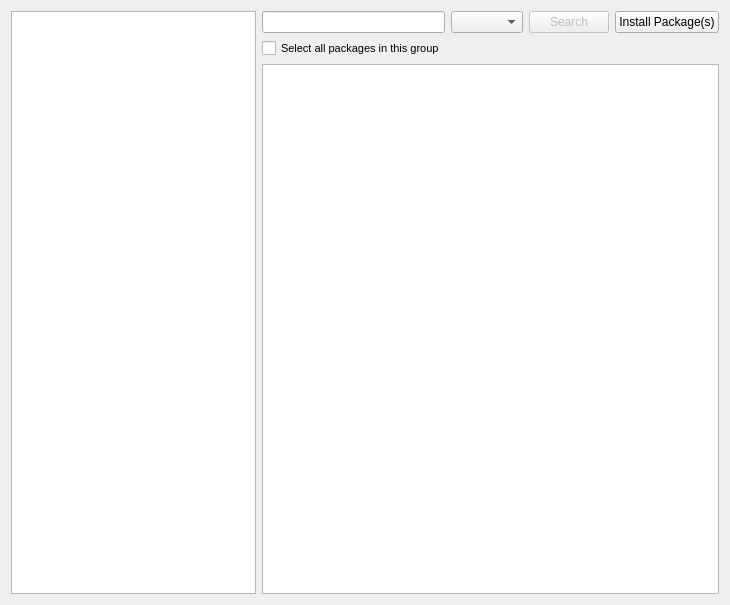
<?xml version="1.0" encoding="UTF-8"?>
<ui version="4.0">
 <class>MainWidget</class>
 <widget class="QWidget" name="MainWidget">
  <property name="geometry">
   <rect>
    <x>0</x>
    <y>0</y>
    <width>730</width>
    <height>605</height>
   </rect>
  </property>
  <property name="windowTitle">
   <string>Form</string>
  </property>
  <layout class="QGridLayout" name="gridLayout">
   <item row="0" column="0" rowspan="3">
    <layout class="QVBoxLayout" name="verticalLayout">
     <property name="spacing">
      <number>2</number>
     </property>
     <item>
      <widget class="GroupList" name="groupList">
       <property name="sizePolicy">
        <sizepolicy hsizetype="Fixed" vsizetype="Expanding">
         <horstretch>0</horstretch>
         <verstretch>0</verstretch>
        </sizepolicy>
       </property>
       <property name="minimumSize">
        <size>
         <width>230</width>
         <height>0</height>
        </size>
       </property>
       <property name="maximumSize">
        <size>
         <width>260</width>
         <height>16777215</height>
        </size>
       </property>
       <property name="whatsThis">
        <string>Category Panel</string>
       </property>
      </widget>
     </item>
    </layout>
   </item>
   <item row="0" column="1">
    <widget class="KLineEdit" name="searchLine">
     <property name="whatsThis">
      <string>Search Bar</string>
     </property>
     <property name="clickMessage">
      <string>Click to search</string>
     </property>
     <property name="showClearButton" stdset="0">
      <bool>true</bool>
     </property>
    </widget>
   </item>
   <item row="0" column="3">
    <widget class="QPushButton" name="searchButton">
     <property name="enabled">
      <bool>false</bool>
     </property>
     <property name="whatsThis">
      <string>Search Button</string>
     </property>
     <property name="text">
      <string>Search</string>
     </property>
    </widget>
   </item>
   <item row="0" column="4">
    <widget class="QPushButton" name="actionButton">
     <property name="whatsThis">
      <string>Action Button for current states action</string>
     </property>
     <property name="text">
      <string>Install Package(s)</string>
     </property>
    </widget>
   </item>
   <item row="1" column="1">
    <widget class="QCheckBox" name="selectAll">
     <property name="font">
      <font>
       <pointsize>8</pointsize>
      </font>
     </property>
     <property name="whatsThis">
      <string>Toggler for selection all packages in Package List</string>
     </property>
     <property name="text">
      <string>Select all packages in this group</string>
     </property>
     <property name="tristate">
      <bool>false</bool>
     </property>
    </widget>
   </item>
   <item row="2" column="1" colspan="4">
    <widget class="PackageView" name="packageList">
     <property name="minimumSize">
      <size>
       <width>450</width>
       <height>0</height>
      </size>
     </property>
     <property name="whatsThis">
      <string>Package List</string>
     </property>
     <property name="horizontalScrollBarPolicy">
      <enum>Qt::ScrollBarAlwaysOff</enum>
     </property>
     <property name="editTriggers">
      <set>QAbstractItemView::NoEditTriggers</set>
     </property>
     <property name="showDropIndicator" stdset="0">
      <bool>false</bool>
     </property>
     <property name="dragDropOverwriteMode">
      <bool>false</bool>
     </property>
     <property name="alternatingRowColors">
      <bool>true</bool>
     </property>
     <property name="selectionMode">
      <enum>QAbstractItemView::NoSelection</enum>
     </property>
     <property name="selectionBehavior">
      <enum>QAbstractItemView::SelectRows</enum>
     </property>
     <property name="showGrid">
      <bool>false</bool>
     </property>
     <property name="wordWrap">
      <bool>true</bool>
     </property>
     <property name="cornerButtonEnabled">
      <bool>false</bool>
     </property>
     <attribute name="horizontalHeaderVisible">
      <bool>false</bool>
     </attribute>
     <attribute name="horizontalHeaderStretchLastSection">
      <bool>true</bool>
     </attribute>
     <attribute name="verticalHeaderVisible">
      <bool>false</bool>
     </attribute>
     <attribute name="verticalHeaderDefaultSectionSize">
      <number>52</number>
     </attribute>
     <attribute name="verticalHeaderMinimumSectionSize">
      <number>52</number>
     </attribute>
     <attribute name="verticalHeaderVisible">
      <bool>false</bool>
     </attribute>
     <attribute name="verticalHeaderDefaultSectionSize">
      <number>52</number>
     </attribute>
     <attribute name="horizontalHeaderStretchLastSection">
      <bool>true</bool>
     </attribute>
     <attribute name="horizontalHeaderVisible">
      <bool>false</bool>
     </attribute>
     <attribute name="verticalHeaderMinimumSectionSize">
      <number>52</number>
     </attribute>
    </widget>
   </item>
   <item row="0" column="2">
    <widget class="QComboBox" name="typeCombo">
     <property name="sizePolicy">
      <sizepolicy hsizetype="Fixed" vsizetype="Fixed">
       <horstretch>0</horstretch>
       <verstretch>0</verstretch>
      </sizepolicy>
     </property>
     <property name="maximumSize">
      <size>
       <width>260</width>
       <height>16777215</height>
      </size>
     </property>
     <property name="whatsThis">
      <string>Update Types</string>
     </property>
    </widget>
   </item>
  </layout>
 </widget>
 <customwidgets>
  <customwidget>
   <class>KLineEdit</class>
   <extends>QLineEdit</extends>
   <header>klineedit.h</header>
  </customwidget>
  <customwidget>
   <class>PackageView</class>
   <extends>QTableView</extends>
   <header location="global">packageview.h</header>
  </customwidget>
  <customwidget>
   <class>GroupList</class>
   <extends>QListWidget</extends>
   <header location="global">grouplist.h</header>
  </customwidget>
 </customwidgets>
 <resources>
  <include location="../data/data.qrc"/>
 </resources>
 <connections/>
</ui>
